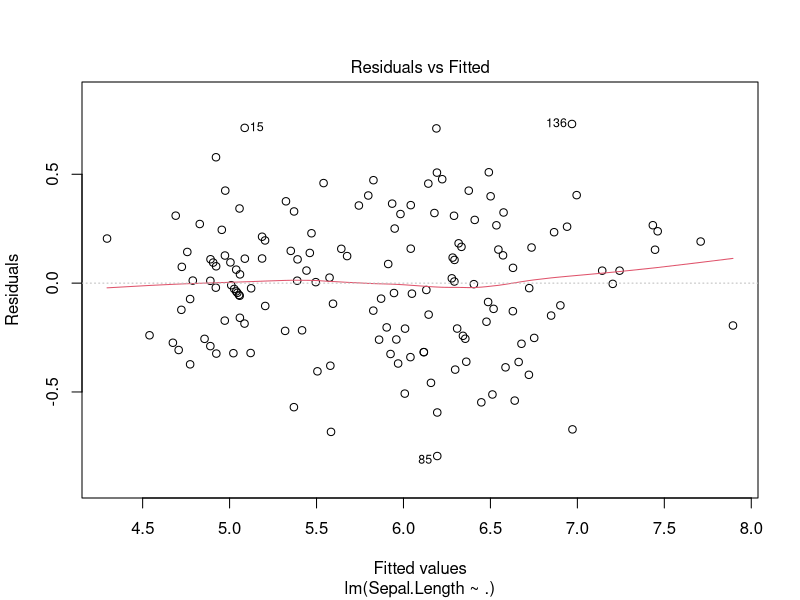
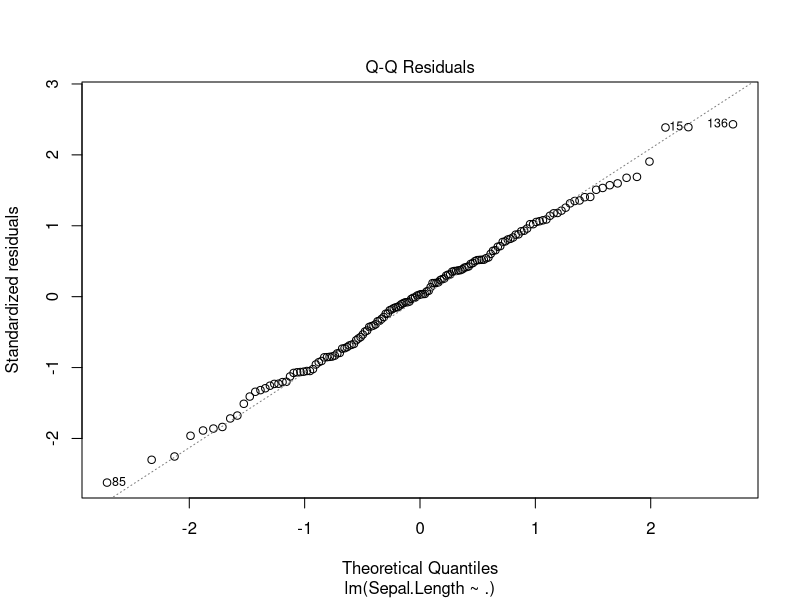
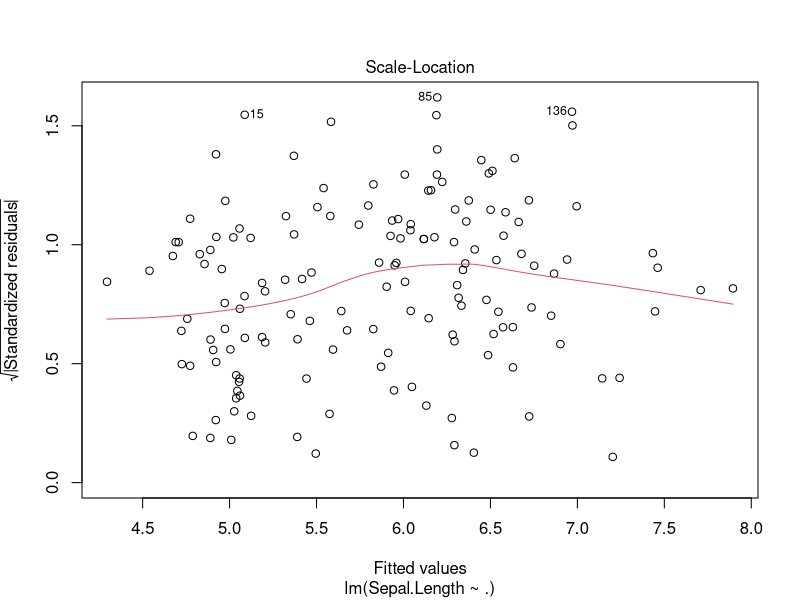
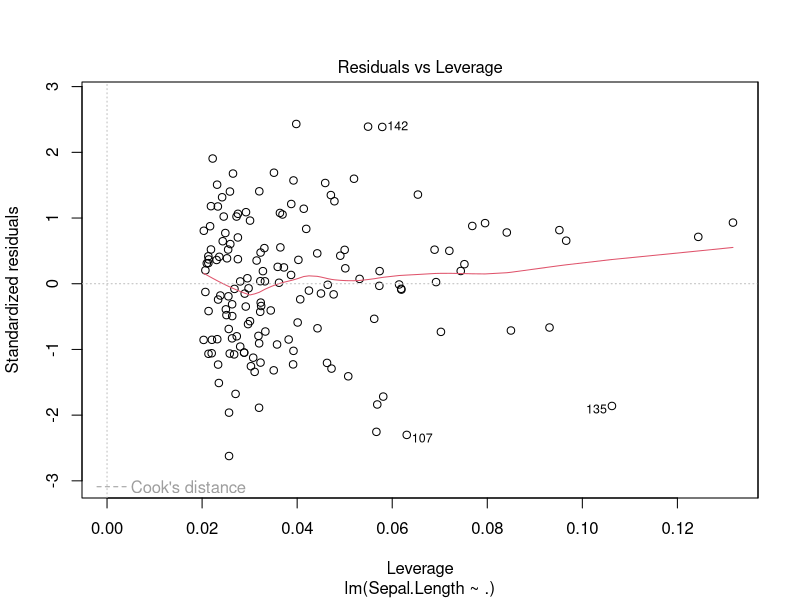

Here is the R script that generated these plots, in order:
## ---- chunk 1
knitr::opts_chunk$set(echo = TRUE)
## ---- chunk 2
head(iris,  n=4)
## ---- chunk 3
lm_m = lm(Sepal.Length~., data=iris)

summary(lm_m)   
## ---- chunk 4
plot(lm_m)
